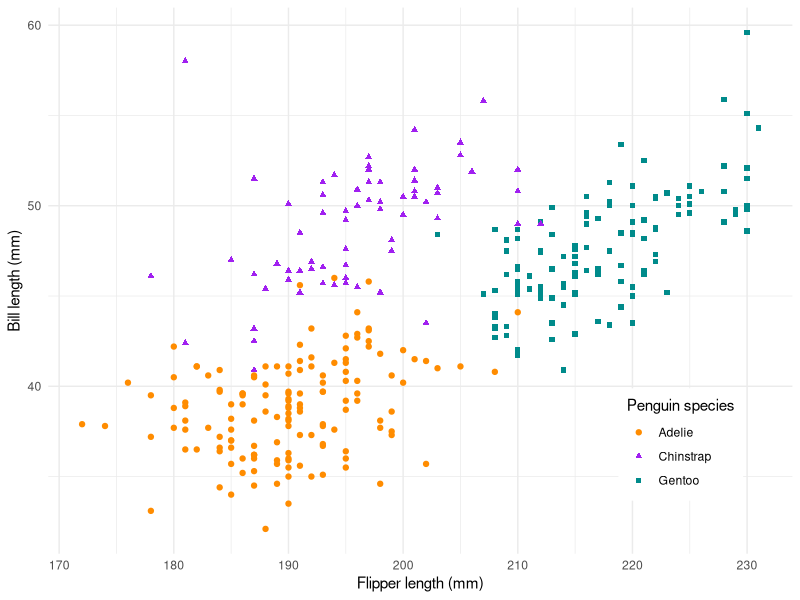
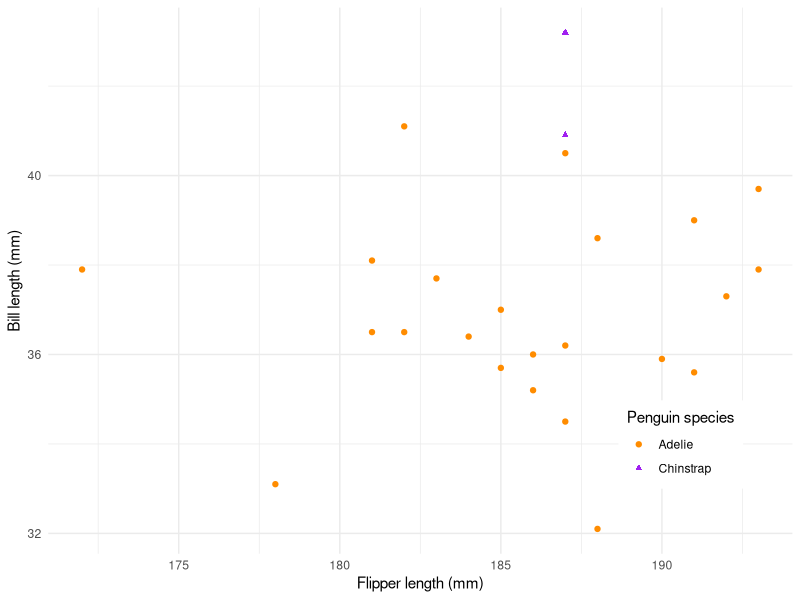

Reproduce these figures in R, in order.
# load packages ----
library(palmerpenguins)
library(ggplot2)
library(tidyverse)

# create scatterplot ----
ggplot(na.omit(penguins), 
       aes(x = flipper_length_mm, y = bill_length_mm, 
           color = species, shape = species)) +
  geom_point() +
  scale_color_manual(values = c("Adelie" = "darkorange", "Chinstrap" = "purple", "Gentoo" = "cyan4")) +
  scale_shape_manual(values = c("Adelie" = 19, "Chinstrap" = 17, "Gentoo" = 15)) +
  labs(x = "Flipper length (mm)", y = "Bill length (mm)", 
       color = "Penguin species", shape = "Penguin species") +
  theme_minimal() +
  theme(legend.position = c(0.85, 0.2),
        legend.background = element_rect(color = "white"))

# Filtering penguin data
body_mass_df <- penguins %>% 
  filter(body_mass_g %in% c(2780:3200))


# plot with filtered data
ggplot(na.omit(body_mass_df), 
       aes(x = flipper_length_mm, y = bill_length_mm, 
           color = species, shape = species)) +
  geom_point() +
  scale_color_manual(values = c("Adelie" = "darkorange", "Chinstrap" = "purple", "Gentoo" = "cyan4")) +
  scale_shape_manual(values = c("Adelie" = 19, "Chinstrap" = 17, "Gentoo" = 15)) +
  labs(x = "Flipper length (mm)", y = "Bill length (mm)", 
       color = "Penguin species", shape = "Penguin species") +
  theme_minimal() +
  theme(legend.position = c(0.85, 0.2),
        legend.background = element_rect(color = "white"))

